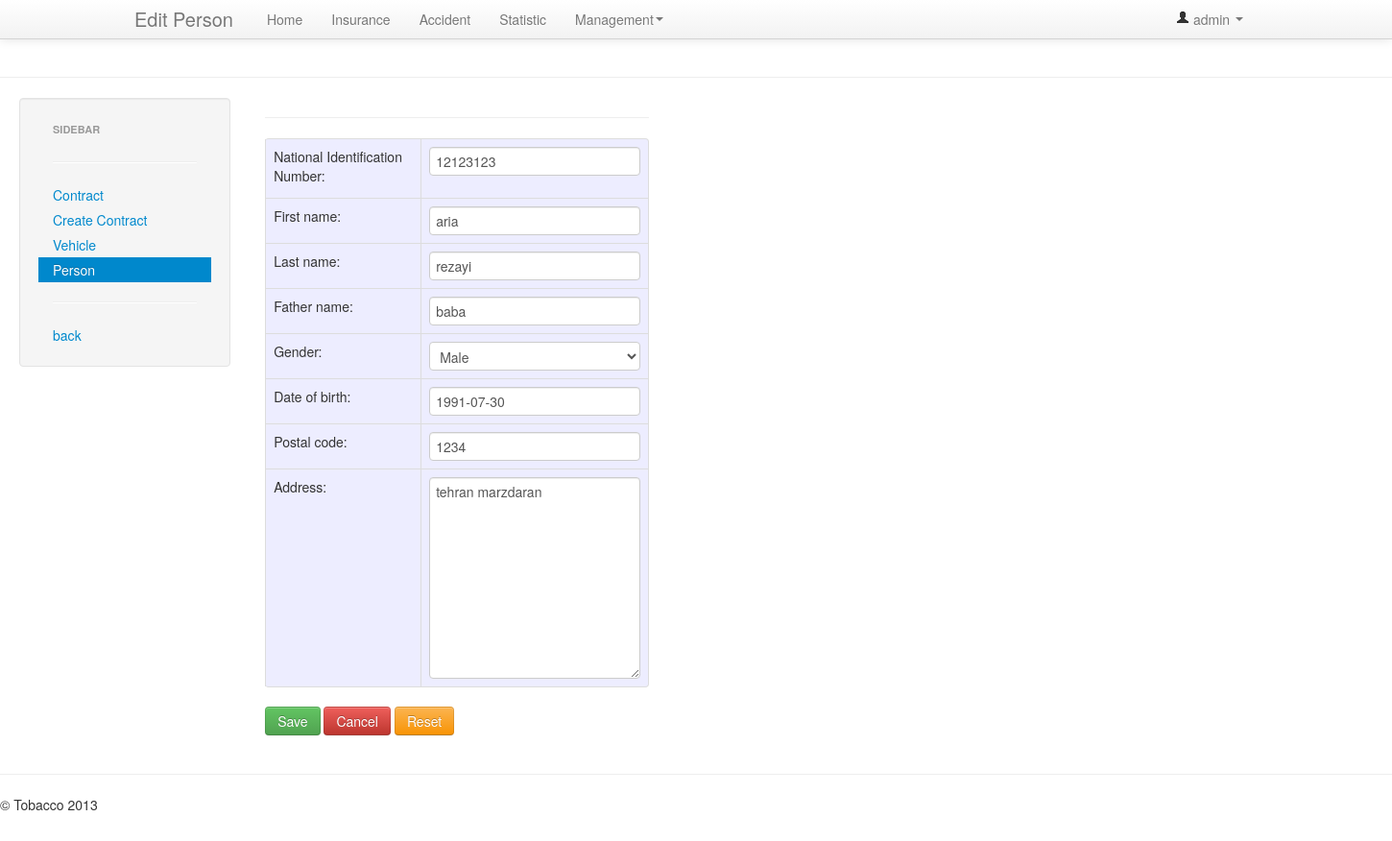
Page /insurance/contract/1/person/1/edit (signed in) on the committed database.
### Insurance/models.py (models this page shows, shortened)
class Person_info(models.Model):
    person = models.ForeignKey(Person)
    creation_date = models.DateTimeField(unique=True)
    gender_choices = {('M', 'Male'), ('F', 'Female')}
    pid = models.IntegerField(max_length=10, verbose_name='National Identification Number')
    first_name = models.CharField(max_length=64)
    last_name = models.CharField(max_length=64)
    father_name = models.CharField(max_length=64)
    gender = models.CharField(max_length=1, choices=gender_choices)
    date_of_birth = models.DateField(validators=[not_in_future_date])
    postal_code = models.IntegerField(max_length=10)
    address = models.TextField(max_length=256)

### Insurance/views.py (the view)
# urls.py: url(r'^contract/(?P<cid>\d+)/person/(?P<pid>\d+)/edit$', 'Insurance.views.edit_person',
@login_required
@group_required(Secretory)
def edit_person(request, cid, pid):
    success_message = None
    form = None
    person_info = get_object_or_404(Person, pk=pid).get_last_info()
    if request.method.upper() == 'POST':
        person_instance = Person_info(person=person_info.person, creation_date=timezone.now())
        form = Person_info_form_edit(request.POST, instance=person_instance)
        if form.is_valid():
            form.save()
            success_message = "Changes applied."
    else:
        form = Person_info_form_edit(instance=person_info)
    return render(request, 'Insurance/edit_person.html', {
        'user_name': get_user_name(request),
        'security': get_security(request),
        'contract_info': get_contract_info(cid),
        'form': form,
        'success_message': success_message,
    })

### Insurance/forms.py
class Person_info_form_edit(ModelForm):
    class Meta:
        model = Person_info
        exclude = ('id', 'person', 'creation_date')

### Insurance/models.py (called while the page is built)
    def get_history(self):
        return self.person_info_set.order_by('-creation_date')

    def get_last_info(self):
        if len(self.get_history()) > 0:
            return self.get_history()[0]
        else:
            return None

### Pasargad/helper.py (called while the page is built)
def group_required(*group_names):
    def in_groups(u):
        if bool(u.groups.filter(name__in=group_names)) | u.is_superuser:
            return True
        else:
            raise PermissionDenied
    return user_passes_test(in_groups)

def get_security(request):
    user = request.user
    pr = {}
    for group in user.groups.all():
        pr[group.name] = True
    if Admin not in pr:
        pr[Admin] = False
    if Secretory not in pr:
        pr[Secretory] = False
    if Expert not in pr:
        pr[Expert] = False
    return pr

def get_contract_info(cid):
    contract = Contract.objects.get(pk=cid)
    vehicle = contract.vehicle
    vehicle_owner = vehicle.vehicle_owner
    company = vehicle_owner.company
    person = vehicle_owner.person
    context = {
        'contract': contract,
        'vehicle': vehicle,
    }
    if company:
        context['company'] = company
    if person:
        context['person'] = person
    return context

def get_user_name(request):
    return request.user.first_name if request.user.first_name != None and len(
        request.user.first_name) != 0 else request.user.username

### Insurance/templates/Insurance/edit_person.html (shortened to what this page needs)
{% extends "Insurance/insurance_base.html" %}
{% block navbar_title %} Edit Person {% endblock %}
{% block sidebar_person %}active{% endblock %}
{% block sidebar_back %}
    {% url 'Insurance:view_person' contract_info.contract.id contract_info.person.id %}{% endblock %}
{% block content %}
    {% if form %}
        <div class="container">
            <form class="form-horizontal" style="width: 400px;" method="POST">
                <hr>
                <table style="background: #ededff" class="table table-bordered">
                    <colgroup>
                        <col class="col1">
                        <col class="col2">
                    </colgroup>
                    <tbody>
                    {{ form.as_table }}
                    </tbody>
                </table>
                <button class="btn btn-success" type="submit">Save</button>
                <a class="btn btn-danger"
                   href="{% url 'Insurance:view_person' contract_info.contract.id contract_info.person.id %}">Cancel</a>
                <a class="btn btn-warning"
                   href="{% url 'Insurance:edit_person' contract_info.contract.id contract_info.person.id %}">Reset</a>
            </form>
        </div>
    {% endif %}
{% endblock %}

### templates/base.html (shortened to what this page needs)
{% extends "html_base.html" %}
{% block body %}
    <div class="navbar navbar-fixed-top">
        <div class="navbar-inner">
            <div class="container">
                <a class="brand" href="">{% block navbar_title %} Content Title {% endblock %}</a>
                <div class="nav-collapse collapse">
                    <ul class="nav">
                        <li class="{% block navbar_home %}{% endblock %}"><a href="{% url 'Home:home' %}">Home</a></li>
                        {% if security.Expert or security.Secretory %}
                        <li class="{% block navbar_insurance %}{% endblock %}"><a
                                href="{% url 'Insurance:home' %}">Insurance</a></li>
                        <li class="{% block navbar_accident %}{% endblock %}"><a
                                href="{% url 'Accident:home' %}">Accident</a></li>
                        {% endif %}
                        {% if security.Admin %}
                        <li class="{% block navbar_statistic %}{% endblock %}"><a
                                href="{% url 'Statistic:home' %}">Statistic</a></li>
                        {% endif %}
                        <li class="dropdown {% block navbar_management %}{% endblock %}"><a href="#"
                                                                                         class="dropdown-toggle"
                                                                                         data-toggle="dropdown">Management<b
                                class="caret"></b></a>
                        </li>
                    </ul>
                    <ul class="nav pull-right">
                        <li class="dropdown">
                            <a href="#" class="dropdown-toggle" data-toggle="dropdown">
                                <i class="icon-user"></i>
                                {{ user_name }}
                                <b class="caret"></b></a>
                        </li>
                    </ul>
                </div>
            </div>
        </div>
    </div>
    <hr>
    <div class="container-fluid">
        <div class="row-fluid">
            <div class="span3" style="width: 220px">
                <div class="well sidebar-nav">
                    <ul class="nav nav-list">
                        <li class="nav-header">Sidebar</li>
                        <hr>
                        {% block  sidebar_content %} {% endblock %}
                        <hr>
                        <li><a href="{% block sidebar_back %}{% endblock %}">back</a></li>
                    </ul>
                </div>
            </div>
            <div class="span9">
                {% block content %}{% endblock %}
            </div>
        </div>
    </div>
    <hr>
    <footer class='footer'>
        <p>&copy; Tobacco 2013</p>
    </footer>
{% endblock %}

### templates/base.html (style rules this page uses)
body { padding-top: 60px; padding-bottom: 30px; }

### rows in the picture
Person_info: pid "12123123", first_name "aria", last_name "rezayi", father_name "baba", gender "Male", date_of_birth "1991-07-30", postal_code "1234", address "tehran marzdaran"

### other values in the picture
{{ user_name }} "admin"
